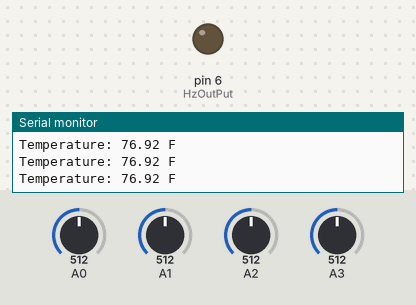
The sketch below on a simulated Arduino Uno, built with avr-gcc and run on an emulated ATmega328P. Shown: output pins drawn as LEDs (lit = HIGH), the last lines printed to the serial monitor. Inputs (shaded band) come from the test bench; at power-on: A3 = 512, A2 = 512, A0 = 512, A1 = 512. The modem accepts every AT command (registered, SIM ready, sends succeed) and sends nothing else.

Above: at 7.3 s.
7.4 s: A3 set to 416
10.4 s: A3 set to 397
At 11.9 s:
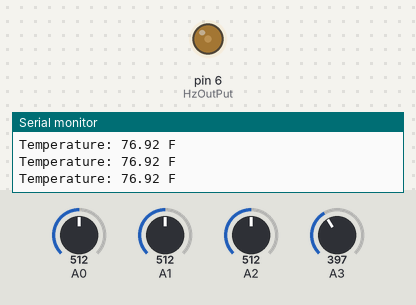
At 13.15 s:
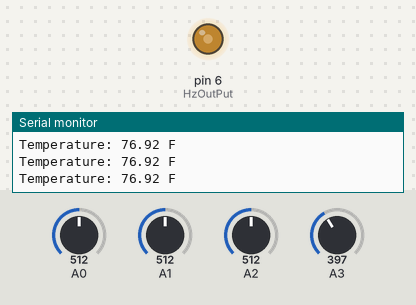
13.4 s: A2 set to 989
At 15.66 s:
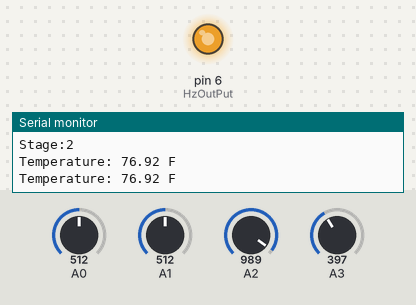
16.4 s: A2 set to 1013
19.4 s: A0 set to 395
At 20.7 s:
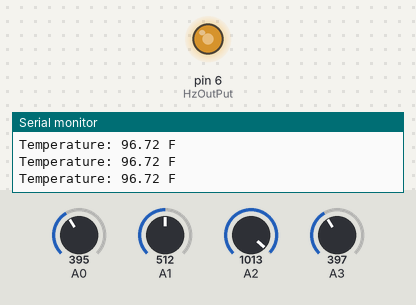
22.4 s: A0 set to 365
Timing chart, 0 to 26.4 s (numbered marks = the images above; inputs shaded):
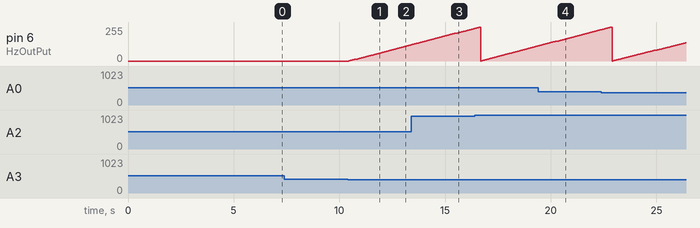

The sketch:

WSN_rongx.ino.ino
```cpp
// instiallizing the the loading library
//#include <avr/power.h>
//#include <avr/wdt.h>
//#include <avr/sleep.h>

//instializing the input pins
int HzOutPut =6;
double inputV = A3;
double BatteryV = A1;// not yet coding
double chargein = A2;// not yet coding

//this is the gloable values for the DC/DC converter
double boostVout = 0;
double dutysycle = 0;

//double RESISTER_VALUE_ONE = 30;
//double RESISTER_VALUE_TWO = 120;

//dutysycle instialize value
int DutyCycle = 50;

//DC intialize and charge target
double  setCharge = 9.2;
double  outDC= 0;
double  DCtemp = 0;

//timer
unsigned long myTime1;
unsigned long myTime2;

//Bettery voltage detect
double realBatteryV =0;


//voltage input
double  Vin = 0;

//inistalize stage
int STAGE = 0;
int STAGE1 = 1;
int STAGE2 = 2;
int STAGE3 = 3;
int STAGE4 = 4;

//clock
double clocknumber = 0;

//int defult
int ZERO=0;

//WDT
volatile int f_wdt=0;

//temppreture defultes-------------------------------------------
#define RT0 10000   // 10000 ohms
#define B 3900      //Constant taken from data sheet
#define Vs 5    //Supply voltage
#define R 10000  //Resistance of thermistor is 10000 ohms

//defining variables
float RT, VR, lnRfrac, temp, T0, ThermistorOut;
//----------------------------------------------------------------


void setup() {
  //Serial.begin(9600);
  initBluetooth();

  /*** Setup the WDT ***/

  /* Clear the reset flag. */
  MCUSR &= ~(1<<WDRF);

  /* In order to change WDE or the prescaler, we need to
   * set WDCE (This will allow updates for 4 clock cycles).
   */
  WDTCSR |= (1<<WDCE) | (1<<WDE);

  /* set new watchdog timeout prescaler value */
  WDTCSR = 1<<WDP0 | 1<<WDP3; /* 8.0 seconds */

  /* Enable the WD interrupt (note no reset). */
  WDTCSR |= _BV(WDIE);

  Serial.println("Initialisation complete.");
  delay(100); //Allow for serial print to complete.
TCCR0B = TCCR0B &11111000 | B00000001;//62kHz
pinMode(HzOutPut, outDC);
myTime2 = myTime1;

//----------------------------------------
  //conversion of room temp from C to K
  T0 = 25 + 273.15;
//--------------------------------------------
}
// main part
void loop() {
    f_wdt = 0;
  //updateSerial();
  //get the read from A3
  inputV = analogRead(A3);
  BatteryV = analogRead(A1);
  chargein = analogRead(A2);
  //


//--------------------------------------------
  // put your main code here, to run repeatedly:


  //Reading value from thermistor
  ThermistorOut = analogRead(A0);
  //Converting value to voltage
  //1023 is max value of ADC
  ThermistorOut = (5.00 / 1023.00) * ThermistorOut;
  //Obtaining necessary values for VR and RT
  VR = Vs - ThermistorOut;
  RT = ThermistorOut / (VR / R);

  //Taking ln of r/r0
  lnRfrac = log(RT / RT0);

  //using overall equation to get obtain temperature in kelvin
  temp = (1 / ((lnRfrac / B) + (1 / T0)));
  //converting from K to C
  temp = temp - 273.15;
  //Converting from C to F
  temp = (temp*1.8) + 32;

  //Printing Values to Serial Monitor
  Serial.print("Temperature: ");
  Serial.print(temp);
  Serial.print(" F");
  Serial.println(' ');
  //adding a delay so that values are displayed at a readable speed
  delay(500);
//---------------------------------------------------------


//  double  DCtemp = outDC;
//  outDC = DutyCycleCauculation(inputV, setCharge, DCtemp);
//  realBatteryV = BatteryV*0.0045*6.25*0.37;
  if (STAGE == 1){
      realBatteryV = BatteryV*0.0045*6.25*0.32;
      analogWrite(HzOutPut, ZERO);
      //digitalWrite(5, HIGH); // 5 to pmose
      clocknumber = 300000;
      //analogWrite(HzOutPut, ZERO);
  }
  if (STAGE == 2 || STAGE == 0){
      double  DCtemp = outDC;
      outDC = DutyCycleCauculation(inputV, setCharge, DCtemp);
      realBatteryV = BatteryV*0.0045*6.25*0.32;
      analogWrite(HzOutPut, outDC);
      //digitalWrite(5, LOW);
      clocknumber = 300000;
  }
  if (STAGE == 3){
    realBatteryV = BatteryV*0.0045*6.25*0.32;
//    ADCSRA &= ~(1<<ADEN);  // adc off
//    analogWrite(HzOutPut, ZERO);
//    delay(100);
//    clocknumber = 300000;
    //ADCSRA |= (1<<ADEN);
//    if (realBatteryV>0){
//      f_wdt = 0;
//    }
      if(f_wdt == 0)
  {
    enterSleep();
  }
  f_wdt = 0;
  STAGE = 2;
  }
  if (STAGE == 4){
    realBatteryV = BatteryV*0.0045*6.25*0.32;
    //ADCSRA &= ~(1<<ADEN);
        //delay(10000000);
    //analogWrite(HzOutPut, ZERO);
    clocknumber = 300000;
        Serial.println("Sleeping...");
        delay(100);
        //f_wdt=0;
              if(f_wdt == 0)
  {
    enterSleep();
    enterSleep();
    enterSleep();
  }
    f_wdt = 0;
    STAGE = 2;
       // ADCSRA |= (1<<ADEN);
  }
  //analogWrite(HzOutPut, outDC);

    myTime1 = millis();
  //if(myTime1 - myTime2>= 300000*6.2){
  //if(myTime1 - myTime2>= 30000){
  if(myTime1 - myTime2>= clocknumber){
    myTime2 = myTime1;
    Serial.print("boostVin:");
    Serial.println(boostVout);
    Serial.print("dutycycle:");
    Serial.println(dutysycle);
    Serial.print("baterry:");
    Serial.println(realBatteryV);
    Serial.print("Vin:");
    Serial.println(chargein);

  if (chargein>1 && realBatteryV>9.2){
    STAGE = STAGE1;
  }
  if (chargein>1 && realBatteryV<9.2){
    STAGE = STAGE2;
  }
  if (chargein<1 && realBatteryV>7){
    STAGE = STAGE3;
  }
  if (chargein<1 && realBatteryV<7){
    STAGE = STAGE4;
  }
    Serial.print("Stage:");
    Serial.println(STAGE);
    //Serial.println(realBatteryV);
  }

}

double DutyCycleCauculation(double inputV, double setCharge, double preDC){
  double realVin = (inputV*0.0045)*5;

  boostVout = realVin;


  double out = preDC;
  if (realVin< setCharge && out<1000){
    out++;
  }
 else if(realVin > setCharge && out>0){
  out--;
 }
 dutysycle = out;

  return out;
}

//interrupt
ISR(WDT_vect)
{
  //realBatteryV = BatteryV*0.0045*6.25*0.32;
  if(f_wdt == 0)
  {
    f_wdt=1;
  }
}
```

SleepMode.ino
```cpp
//#include <avr/power.h>
//#include <avr/wdt.h>
//#include <avr/sleep.h>

void enterSleep(void){
  //set_sleep_mode(SLEEP_MODE_PWR_DOWN);//slect the mode
  MCUSR &= ~(1 << WDRF);              //flag
  WDTCSR |= (1<<WDCE) | (1<<WDE);     //enable configuration changes
  WDTCSR = (1<<WDP0) | (1<<WDP3);     //set 8s timer
  WDTCSR |= (1<<WDIE);                //enagble interrupt
  sleeping();
  //sleep_enable();                     //Enable the sleep
  //sleep_mode();                       //triger the sleep
  //time pass
  //sleep_disable();                    //wakeup
}


void sleeping(){
  ADCSRA &= ~(1<<7); //disable ADC
  SMCR |= (1<<2);    //power down
  SMCR |= 1;         // enable sleep
 //BOD diabled need befoe the asambler sleep
  MCUCR |=(3<<5);     //set the BODS and BODSE at the same time
  MCUCR = (MCUCR & ~(1<<5)) | (1<<6);//then sete them clear at the same time
  __asm__ __volatile__("sleep");//asambler sleep

}
```

bluetooth.ino
```cpp
#include "SoftwareSerial.h"

SoftwareSerial mySerial(10, 11); // TX, RX

void initBluetooth(){
  // put your setup code here, to run once:
  mySerial.begin(9600);
  Serial.begin(9600);

  //sendCommand("AT");
  //sendCommand("AT+BAUD8");
  sendCommand("AT+NAMEMyName");
  sendCommand("AT+BAUD4");
  sendCommand("AT+VERSION");
  sendCommand("AT+LADDR");
  sendCommand("AT+BAUD");
  sendCommand("AT+PIN1234");
  //sendCommand("AT+DISC");
  //sendCommand("AT+RESET");
}

void sendCommand(const char * command){
  Serial.print("Command send :");
  Serial.println(command);
  mySerial.println(command);
  //wait some time
  delay(1000);

  char reply[1000];
  int i = 0;
  while (mySerial.available()) {
    reply[i] = mySerial.read();
    i += 1;
  }
  //end the string
  reply[i] = '\0';
  Serial.print(reply);
  Serial.println("Reply end");
}

// Used for manual setup
void updateSerial() {
  if (mySerial.available())
   Serial.write(mySerial.read());

  if (Serial.available())
    mySerial.write(Serial.read());
}
```

Measured:
- the behaviour switches between 409 and 408 on A3 (found by bisection; images 0 and 1)
- after the input at 10.4 s, pin 6 (HzOutPut): moves from 0/255 to 121/255 over 2.9 s, starting after 0.05 s
